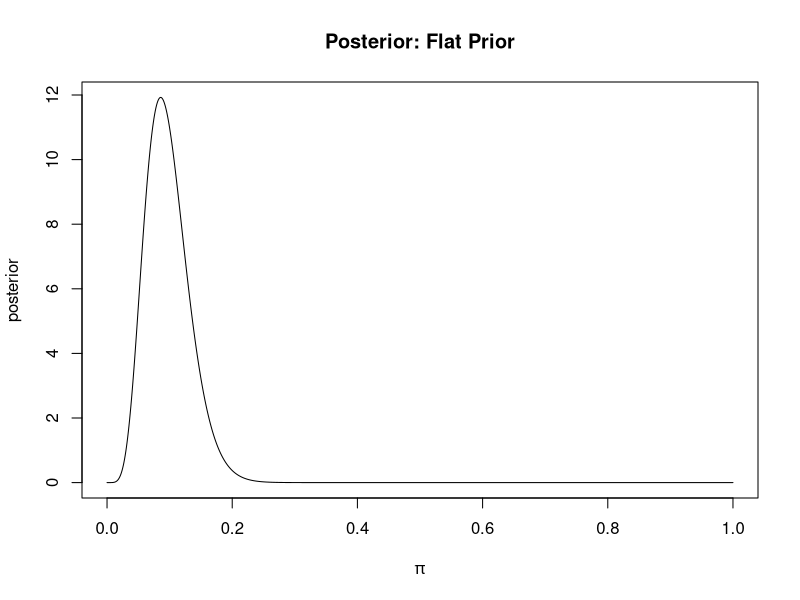
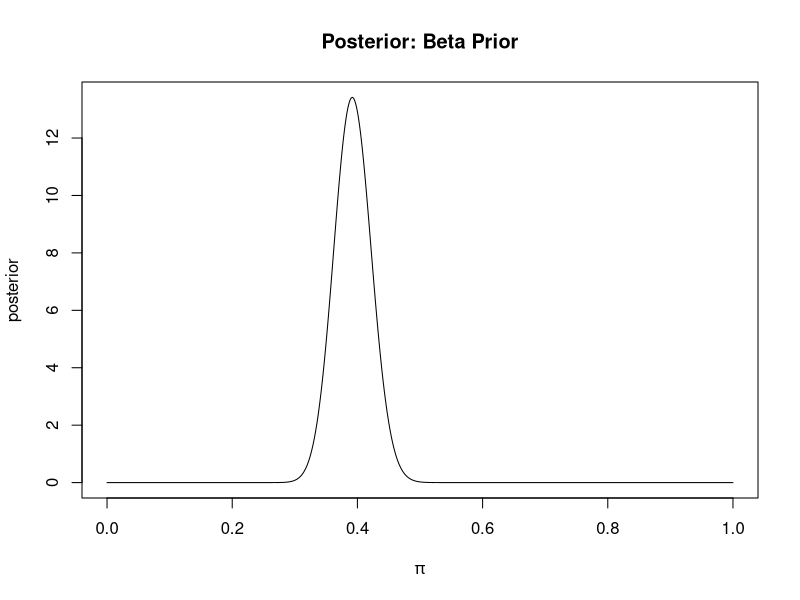

Write R code to recreate these figures, in order.
## ---- chunk 1
knitr::opts_chunk$set(echo = TRUE)
## ---- chunk 2
n=70
y=6
dx <- 1/1000  # pi grid spacing
pi.grid <- seq(0, 1, dx)
flat.prior <- dunif(pi.grid,0,1)
post.unscaled <- flat.prior * dbinom(y,n,pi.grid)
posterior <- post.unscaled / sum(post.unscaled * dx)
plot(pi.grid, posterior, type="l",
     xlab=expression(pi), main="Posterior: Flat Prior")
## ---- chunk 3
beta.prior <- dbeta(pi.grid,100,100)
post.unscaled <- beta.prior * dbinom(y,n,pi.grid)
posterior <- post.unscaled / sum(post.unscaled * dx)
plot(pi.grid, posterior, type="l",
     xlab=expression(pi), main="Posterior: Beta Prior")
## ---- chunk 4
#posterior mean when uniform prior 
mean1=(6+1)/(70+1+1)
#postrior mean when beta prior
mean2=(6+100)/(70+100+100)
#posterior standard deviation when uniform prior
std1=sqrt((6+1)*(64+1)/(6+1+64+1)^2*(6+1+64+1+1))
#posterior standard deviation when beta prior 
std2=sqrt((6+100)*(64+100)/(6+100+64+100)^2*(6+100+64+100+1))
## ---- chunk 5
#95% equal-tailed credible interval of uniform prior
qbeta(c(0.025, 0.975), y+1, n-y+1)
## ---- chunk 6
#95% equal-tailed credible interval of beta prior
qbeta(c(0.025, 0.975), y+100, n-y+100)
## ---- chunk 7
#posterior probabilities of H0 of uniform prior
1 - pbeta(0.2, y+1, n-y+1)
## ---- chunk 8
#posterior probabilities of H0 of beta prior 
1 - pbeta(0.2, y+100, n-y+100)
